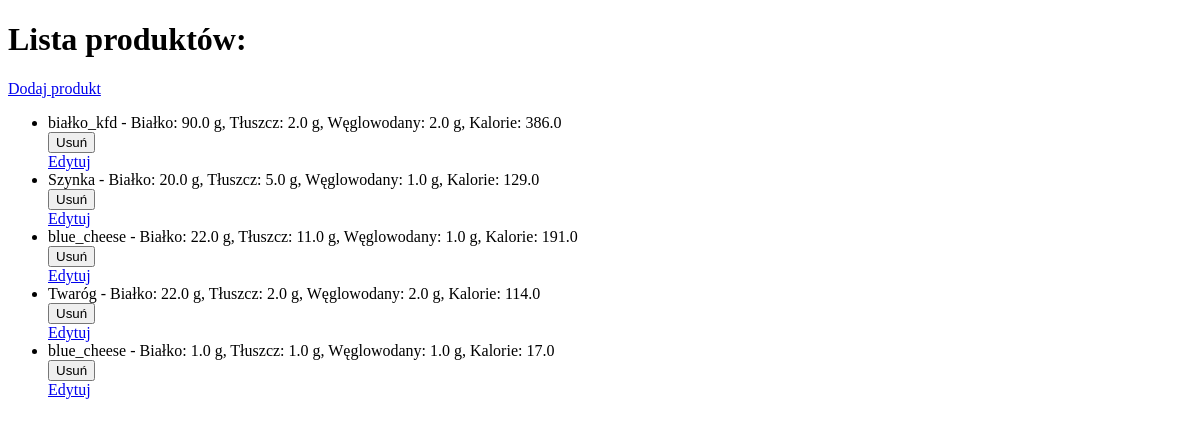
/products/, run on an earlier commit of the app's database.
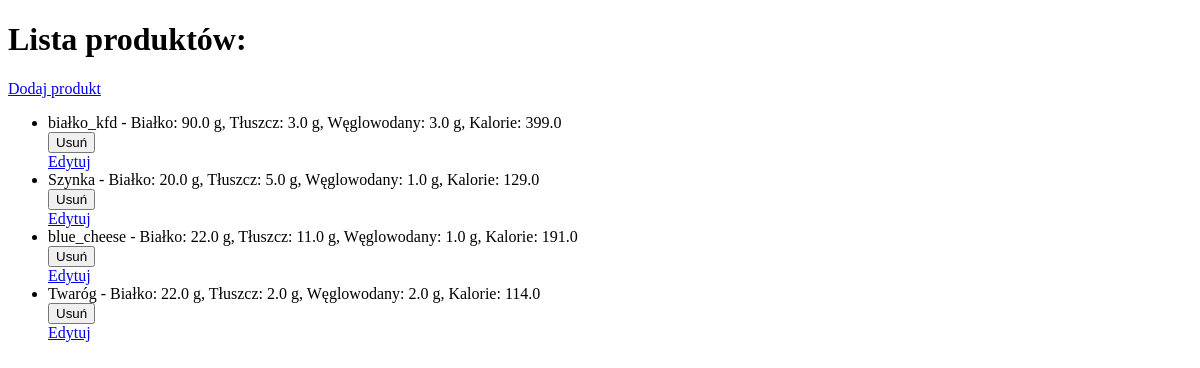
And on a later commit of the database.
### models/models.py (models this page shows, shortened)
class Product(models.Model):
    name=models.CharField(max_length=255)
    protein=models.FloatField()
    fat=models.FloatField()
    carbo=models.FloatField()
    def calories(self):
        calories = (self.protein*4) + (self.carbo*4)+(self.fat*9)
        return calories

### models/views.py (the view)
# urls.py: path('products/',views.product_list,name='product_list'),
def product_list(request):
    products = Product.objects.all()
    return render(request,'product_list.html',{'products':products})

### templates/product_list.html (shortened to what this page needs)
<!DOCTYPE html>
<html>
<head>
</head>
<body>
	<h1>Lista produktów:</h1>
	<a href="{% url 'add_product' %}">Dodaj produkt</a>
	<ul>
		{% for product in products %}
		<li>{{ product.name }} - Białko: {{ product.protein }} g, Tłuszcz: {{ product.fat }} g, Węglowodany: {{ product.carbo }} g, Kalorie: {{ product.calories }}
			<form action="{% url 'remove_product' product.id %}" method="post">
				<button type="submit">Usuń</button>
			</form>
			<a href="{% url 'update_product' product.id %}">Edytuj</a>
		</li>
		{% endfor %}
	</ul>
</body>
</html>

What changed in the data, as far as the page shows it:
removed Product: name "blue_cheese", protein "1.0", fat "1.0", carbo "1.0", calories "17.0"
changed Product "białko_kfd": fat "2.0" → "3.0"; carbo "2.0" → "3.0"; calories "386.0" → "399.0"
